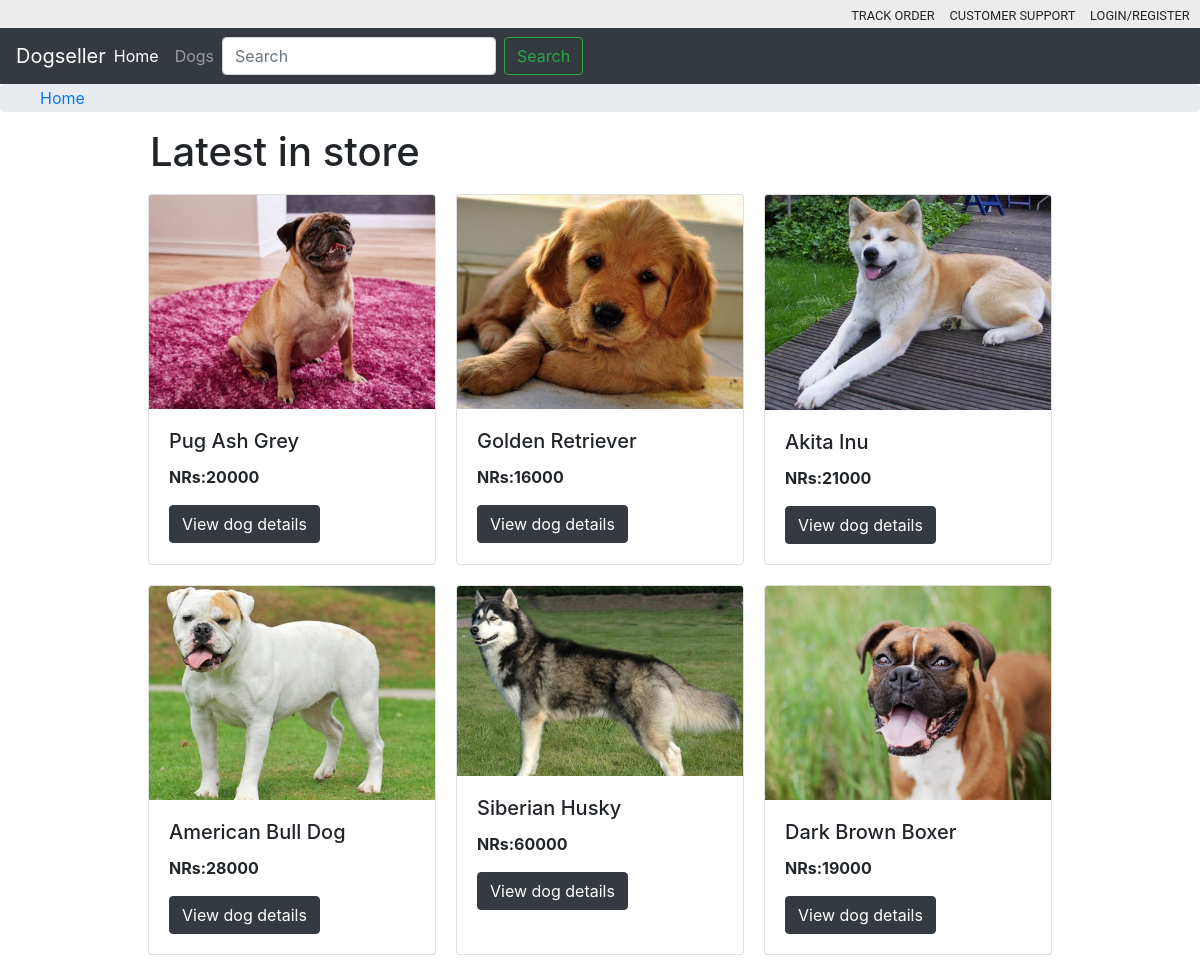
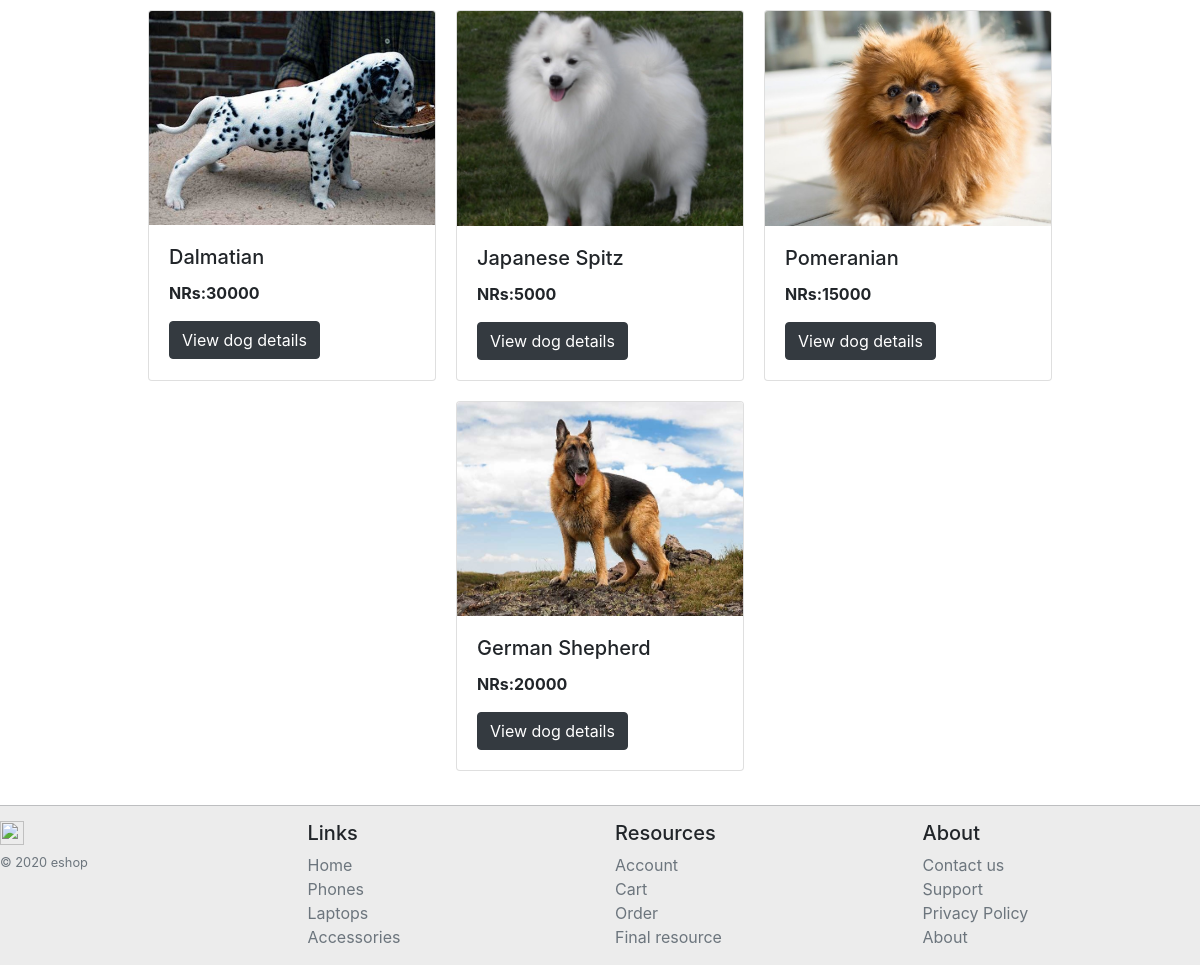
The page / on the database its author committed (2 pictures, top to bottom).
### viewDogs/models.py (models this page shows, shortened)
class Dogs(models.Model):
    name = models.CharField(max_length= 255)
    price = models.IntegerField()
    stockNo = models.IntegerField()
    image = models.ImageField(upload_to='media/images/')
    breed = models.CharField(max_length=255)
    weight = models.IntegerField()
    description = models.CharField(max_length= 255)

### viewDogs/views.py (the view)
# urls.py: path('', homepage),
def homepage(request):
    ourdogs = Dogs.objects.all()
    params = {'dogs':ourdogs}
    return render(request,'viewDogs/home.html',params)

### viewDogs/Templates/viewDogs/home.html (shortened to what this page needs)
{% extends 'viewDogs/base.html' %}
{% block main-page %}
<h1 style="margin-left: 150px;">Latest in store</h1>
<div class="viewproduct">
    {% for dog in dogs %}
    <div class="card" style="width: 18rem; margin: 10px;">
        <img src="{{dog.image.url}}" class="card-img-top" alt="...">
        <div class="card-body">
            <h5 class="card-title">{{dog.name}}</h5>
            <p class="card-text"><b>NRs:{{dog.price}}</b></b>
            </p>
            <a href="view/{{dog.id}}" class="btn btn-dark">View dog details</a>
        </div>
    </div>
    {% empty %} There are no products availble. {% endfor %}
</div>
<br>
{% endblock %}

### viewDogs/Templates/viewDogs/home.html (style rules this page uses)
.viewproduct { display: flex; flex-wrap: wrap; flex-direction: row; margin: auto; align-content: space-between; justify-content: center; }

### rows shown on the page
Dogs: image (picture), name "Pug Ash Grey", price "20000"
Dogs: image (picture), name "Golden Retriever", price "16000"
Dogs: image (picture), name "Akita Inu", price "21000"
Dogs: image (picture), name "American Bull Dog", price "28000"
Dogs: image (picture), name "Siberian Husky", price "60000"
Dogs: image (picture), name "Dark Brown Boxer", price "19000"
Dogs: image (picture), name "Dalmatian", price "30000"
Dogs: image (picture), name "Japanese Spitz", price "5000"
Dogs: image (picture), name "Pomeranian", price "15000"
Dogs: image (picture), name "German Shepherd", price "20000"
